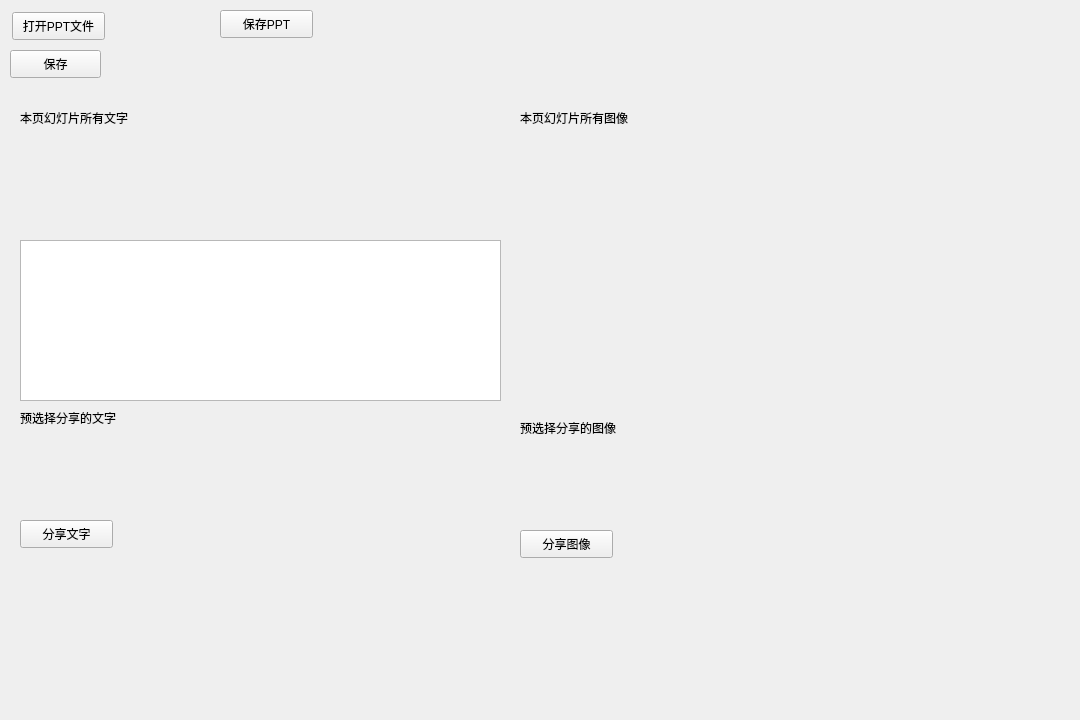
<?xml version="1.0" encoding="UTF-8"?>
<ui version="4.0">
 <class>PptSharing</class>
 <widget class="QWidget" name="PptSharing">
  <property name="geometry">
   <rect>
    <x>0</x>
    <y>0</y>
    <width>1080</width>
    <height>720</height>
   </rect>
  </property>
  <property name="windowTitle">
   <string>PptSharing</string>
  </property>
  <widget class="QWidget" name="layoutWidget">
   <property name="geometry">
    <rect>
     <x>20</x>
     <y>130</y>
     <width>481</width>
     <height>100</height>
    </rect>
   </property>
   <property name="sizePolicy">
    <sizepolicy hsizetype="Fixed" vsizetype="Preferred">
     <horstretch>0</horstretch>
     <verstretch>0</verstretch>
    </sizepolicy>
   </property>
   <layout class="QGridLayout" name="gridLayoutAllTexts"/>
  </widget>
  <widget class="QWidget" name="layoutWidget">
   <property name="geometry">
    <rect>
     <x>20</x>
     <y>430</y>
     <width>481</width>
     <height>81</height>
    </rect>
   </property>
   <property name="sizePolicy">
    <sizepolicy hsizetype="Fixed" vsizetype="Preferred">
     <horstretch>0</horstretch>
     <verstretch>0</verstretch>
    </sizepolicy>
   </property>
   <layout class="QGridLayout" name="gridLayoutSelectedTexts"/>
  </widget>
  <widget class="QPushButton" name="buttonOpen">
   <property name="geometry">
    <rect>
     <x>12</x>
     <y>12</y>
     <width>93</width>
     <height>28</height>
    </rect>
   </property>
   <property name="sizePolicy">
    <sizepolicy hsizetype="Fixed" vsizetype="Fixed">
     <horstretch>0</horstretch>
     <verstretch>0</verstretch>
    </sizepolicy>
   </property>
   <property name="text">
    <string>打开PPT文件</string>
   </property>
  </widget>
  <widget class="QTextEdit" name="textEdit">
   <property name="geometry">
    <rect>
     <x>20</x>
     <y>240</y>
     <width>481</width>
     <height>161</height>
    </rect>
   </property>
   <property name="sizePolicy">
    <sizepolicy hsizetype="Fixed" vsizetype="Expanding">
     <horstretch>0</horstretch>
     <verstretch>0</verstretch>
    </sizepolicy>
   </property>
  </widget>
  <widget class="QWidget" name="horizontalLayoutWidget">
   <property name="geometry">
    <rect>
     <x>520</x>
     <y>130</y>
     <width>551</width>
     <height>80</height>
    </rect>
   </property>
   <property name="sizePolicy">
    <sizepolicy hsizetype="Fixed" vsizetype="Preferred">
     <horstretch>0</horstretch>
     <verstretch>0</verstretch>
    </sizepolicy>
   </property>
   <layout class="QHBoxLayout" name="horizontalLayoutAllPics">
    <property name="sizeConstraint">
     <enum>QLayout::SetDefaultConstraint</enum>
    </property>
   </layout>
  </widget>
  <widget class="QWidget" name="horizontalLayoutWidget_2">
   <property name="geometry">
    <rect>
     <x>520</x>
     <y>440</y>
     <width>551</width>
     <height>80</height>
    </rect>
   </property>
   <property name="sizePolicy">
    <sizepolicy hsizetype="Fixed" vsizetype="Preferred">
     <horstretch>0</horstretch>
     <verstretch>0</verstretch>
    </sizepolicy>
   </property>
   <layout class="QHBoxLayout" name="horizontalLayoutSelectedPics"/>
  </widget>
  <widget class="QLabel" name="label">
   <property name="geometry">
    <rect>
     <x>520</x>
     <y>110</y>
     <width>141</width>
     <height>16</height>
    </rect>
   </property>
   <property name="sizePolicy">
    <sizepolicy hsizetype="Fixed" vsizetype="Preferred">
     <horstretch>0</horstretch>
     <verstretch>0</verstretch>
    </sizepolicy>
   </property>
   <property name="text">
    <string>本页幻灯片所有图像</string>
   </property>
  </widget>
  <widget class="QLabel" name="label_2">
   <property name="geometry">
    <rect>
     <x>520</x>
     <y>420</y>
     <width>141</width>
     <height>16</height>
    </rect>
   </property>
   <property name="sizePolicy">
    <sizepolicy hsizetype="Fixed" vsizetype="Preferred">
     <horstretch>0</horstretch>
     <verstretch>0</verstretch>
    </sizepolicy>
   </property>
   <property name="text">
    <string>预选择分享的图像</string>
   </property>
  </widget>
  <widget class="QLabel" name="label_3">
   <property name="geometry">
    <rect>
     <x>20</x>
     <y>110</y>
     <width>141</width>
     <height>16</height>
    </rect>
   </property>
   <property name="sizePolicy">
    <sizepolicy hsizetype="Fixed" vsizetype="Preferred">
     <horstretch>0</horstretch>
     <verstretch>0</verstretch>
    </sizepolicy>
   </property>
   <property name="text">
    <string>本页幻灯片所有文字</string>
   </property>
  </widget>
  <widget class="QLabel" name="label_4">
   <property name="geometry">
    <rect>
     <x>20</x>
     <y>410</y>
     <width>141</width>
     <height>16</height>
    </rect>
   </property>
   <property name="sizePolicy">
    <sizepolicy hsizetype="Fixed" vsizetype="Preferred">
     <horstretch>0</horstretch>
     <verstretch>0</verstretch>
    </sizepolicy>
   </property>
   <property name="text">
    <string>预选择分享的文字</string>
   </property>
  </widget>
  <widget class="QLabel" name="imageLabel">
   <property name="geometry">
    <rect>
     <x>640</x>
     <y>220</y>
     <width>300</width>
     <height>180</height>
    </rect>
   </property>
   <property name="sizePolicy">
    <sizepolicy hsizetype="Fixed" vsizetype="Preferred">
     <horstretch>0</horstretch>
     <verstretch>0</verstretch>
    </sizepolicy>
   </property>
   <property name="text">
    <string/>
   </property>
  </widget>
  <widget class="QPushButton" name="buttonSaveAsBraillePPT">
   <property name="geometry">
    <rect>
     <x>10</x>
     <y>50</y>
     <width>91</width>
     <height>28</height>
    </rect>
   </property>
   <property name="text">
    <string>保存</string>
   </property>
  </widget>
  <widget class="QPushButton" name="buttonSharePics">
   <property name="geometry">
    <rect>
     <x>520</x>
     <y>530</y>
     <width>93</width>
     <height>28</height>
    </rect>
   </property>
   <property name="text">
    <string>分享图像</string>
   </property>
  </widget>
  <widget class="QPushButton" name="buttonShareTxts">
   <property name="geometry">
    <rect>
     <x>20</x>
     <y>520</y>
     <width>93</width>
     <height>28</height>
    </rect>
   </property>
   <property name="text">
    <string>分享文字</string>
   </property>
  </widget>
  <widget class="QPushButton" name="buttonSavePPT">
   <property name="geometry">
    <rect>
     <x>220</x>
     <y>10</y>
     <width>93</width>
     <height>28</height>
    </rect>
   </property>
   <property name="text">
    <string>保存PPT</string>
   </property>
  </widget>
 </widget>
 <layoutdefault spacing="6" margin="11"/>
 <resources/>
 <connections/>
</ui>
